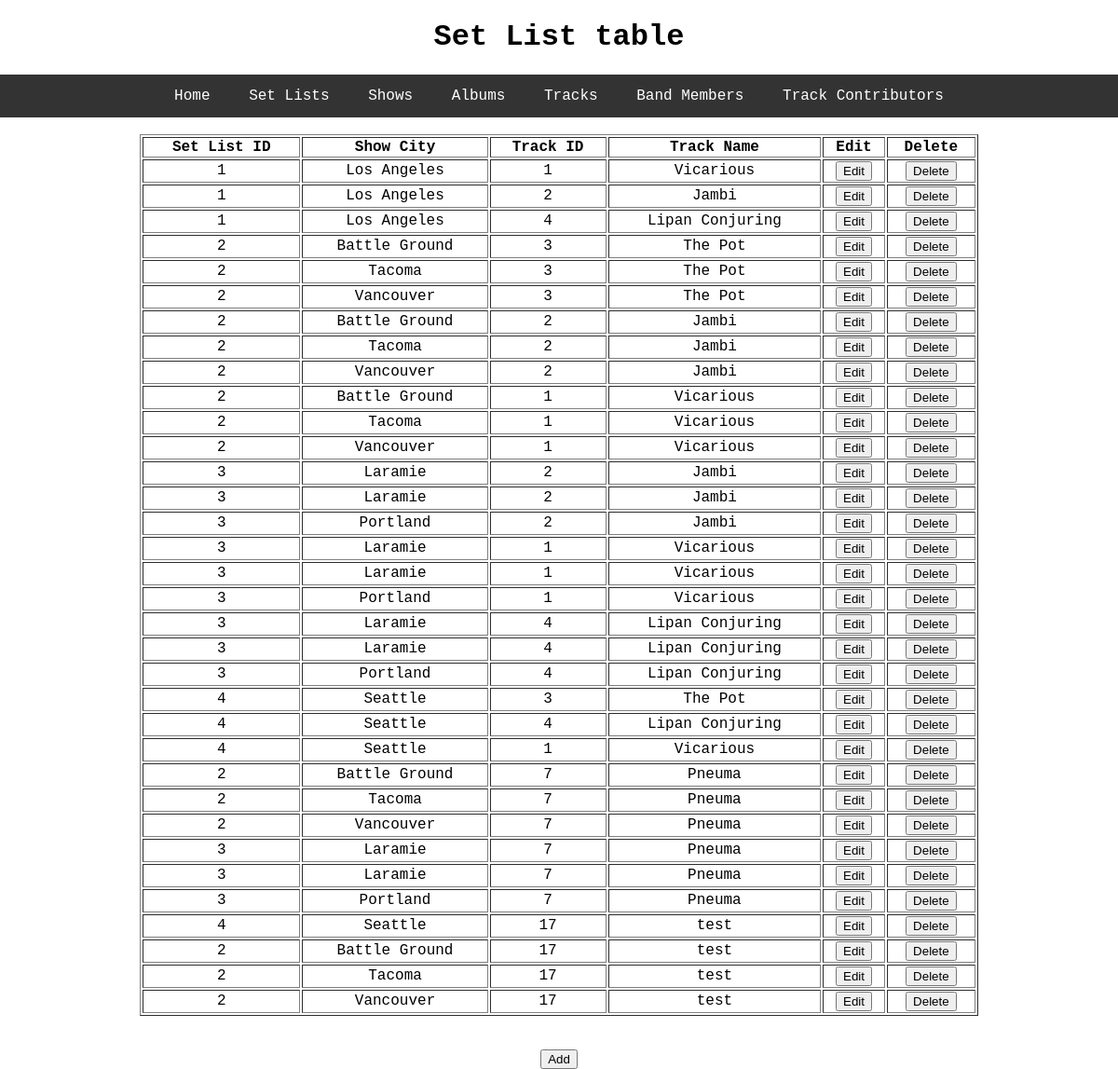
/set_list, run on the app's committed database.
### toolDB/models.py (models this page shows, shortened)
class Shows(db.Model):
    id = db.Column(db.Integer, primary_key=True)
    city = db.Column(db.String, nullable=False)
    set_list_id = db.Column(db.Integer, nullable=False)

class SetList(db.Model):
    id = db.Column(db.Integer, primary_key=True)
    set_list_id = db.Column(db.Integer, nullable=False)
    album_id = db.Column(db.Integer, db.ForeignKey('album.id'), nullable=False)
    track_id = db.Column(db.Integer, db.ForeignKey('track.id'), nullable=False)

class Track(db.Model):
    id = db.Column(db.Integer, primary_key=True)
    track_name = db.Column(db.String, nullable=False)
    track_length = db.Column(db.Float, nullable=False)
    album_id = db.Column(db.Integer, db.ForeignKey('album.id'), nullable=False)
    member_track = db.relationship('Member', secondary='trackBandMember', backref='track', lazy=True)
    set_list_track = db.relationship('SetList', backref='track', lazy=True)

### toolDB/select_db/routes.py (the view)
@select.route('/set_list')
def set_list():
    rows = db.session.execute('SELECT set_list.id, set_list.set_list_id, shows.city, set_list.track_id, track.track_name FROM set_list JOIN shows ON set_list.set_list_id = shows.set_list_id JOIN track ON set_list.track_id = track.id;')
    return render_template('set_list.html', title='SetList', header='Set List table', rows=rows)

### toolDB/templates/set_list.html
{% extends "layout.html" %}
{% block content %}
	<table style="width:75%" table border="1" table align = "center">
		<thead>
		  <th>Set List ID</th>
		  <th>Show City</th>
		  <th>Track ID</th>
		  <th>Track Name</th>
		  <th>Edit</th>
		  <th>Delete</th>
		</thead>
		<tbody>
		  {% for r in rows %}
		  	<tr>
			  <td>{{ r[1] }}</td>
			  <td>{{ r[2] }}</td>
			  <td>{{ r[3] }}</td>
			  <td>{{ r[4] }}</td>
			  <td><input type="button" name = "Edit" value = "Edit" onclick = "window.location='/update_set_list/{{ r.id }}'"></td>
			  <td><input type="button" name = "Delete" value = "Delete" onclick = "window.location='/delete_set_list/{{ r.id }}'"></td>
			</tr>
		  {% endfor %}
		</tbody>
	</table>
	<br>
	<br>
	<a href="{{ url_for('insert.add_set_list') }}"><button type="button">Add</button></a>
{% endblock content %}

### toolDB/static/css/style.css (style rules this page uses)
body { margin: auto; padding: 0; font-family: "Courier New", monospace; text-align: center; }

### data on the page
Shows: set_list_id "1", city "Los Angeles", track_id "1", track_name "Vicarious", track_id "2", track_name "Jambi", track_id "4", track_name "Lipan Conjuring"
Shows: set_list_id "2", city "Battle Ground", track_id "3", track_name "The Pot", track_id "2", track_name "Jambi", track_id "1", track_name "Vicarious", track_id "7", track_name "Pneuma", track_id "17", track_name "test"
Shows: set_list_id "2", city "Tacoma", track_id "3", track_name "The Pot", track_id "2", track_name "Jambi", track_id "1", track_name "Vicarious", track_id "7", track_name "Pneuma", track_id "17", track_name "test"
Shows: set_list_id "2", city "Vancouver", track_id "3", track_name "The Pot", track_id "2", track_name "Jambi", track_id "1", track_name "Vicarious", track_id "7", track_name "Pneuma", track_id "17", track_name "test"
Shows: set_list_id "3", city "Laramie", track_id "2", track_name "Jambi", track_id "1", track_name "Vicarious", track_id "4", track_name "Lipan Conjuring", track_id "7", track_name "Pneuma"
Shows: set_list_id "3", city "Laramie", track_id "2", track_name "Jambi", track_id "1", track_name "Vicarious", track_id "4", track_name "Lipan Conjuring", track_id "7", track_name "Pneuma"
Shows: set_list_id "3", city "Portland", track_id "2", track_name "Jambi", track_id "1", track_name "Vicarious", track_id "4", track_name "Lipan Conjuring", track_id "7", track_name "Pneuma"
Shows: set_list_id "4", city "Seattle", track_id "3", track_name "The Pot", track_id "4", track_name "Lipan Conjuring", track_id "1", track_name "Vicarious", track_id "17", track_name "test"

### other printed values
{{ header }} "Set List table"
